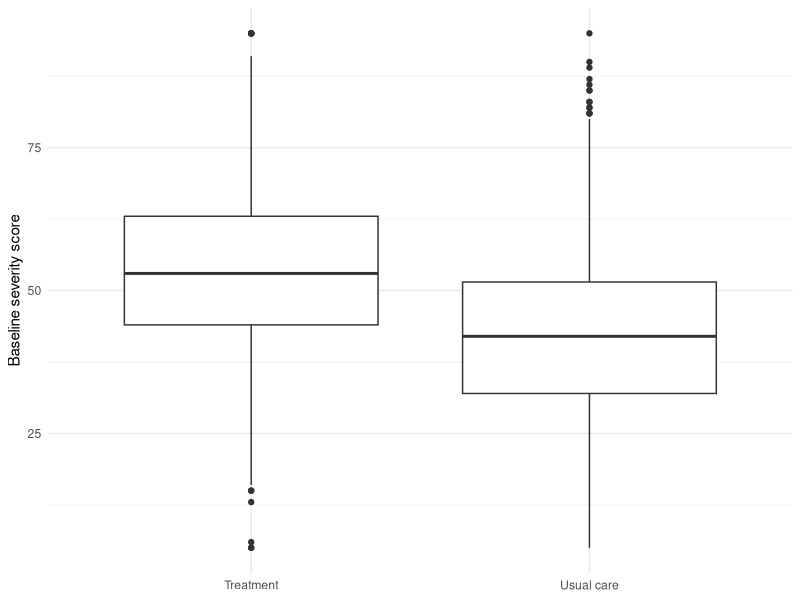

Write R code to recreate this figure.
## ---- chunk 1
library(tidyverse)
library(broom)
theme_set(theme_minimal())
rwe <- read_csv("data/topic04_synthetic.csv", show_col_types = FALSE) |>
  mutate(died = outcome_90_days == "Died")
## ---- chunk 2
crude_risks <- rwe |>
  group_by(treatment_received) |>
  summarise(patients = n(), deaths = sum(died), mortality_risk = mean(died))
crude_risks
## ---- chunk 3
rwe |>
  group_by(treatment_received) |>
  summarise(mean_severity = mean(baseline_severity_score), mean_age = mean(age_years), mean_comorbidity = mean(comorbidity_count))

rwe |>
  ggplot(aes(treatment_received, baseline_severity_score)) +
  geom_boxplot() +
  labs(x = NULL, y = "Baseline severity score")
## ---- chunk 4
rwe <- rwe |>
  mutate(severity_group = cut(baseline_severity_score, c(0, 35, 55, 100), labels = c("Lower", "Middle", "Higher")))

rwe |>
  group_by(severity_group, treatment_received) |>
  summarise(n = n(), mortality_risk = mean(died), .groups = "drop")
## ---- chunk 5
crude_model <- glm(died ~ treatment_received, data = rwe, family = binomial())
adjusted_model <- glm(died ~ treatment_received + baseline_severity_score + age_years + comorbidity_count + healthcare_access, data = rwe, family = binomial())

bind_rows(
  tidy(crude_model, exponentiate = TRUE, conf.int = TRUE) |> mutate(model = "Crude"),
  tidy(adjusted_model, exponentiate = TRUE, conf.int = TRUE) |> mutate(model = "Adjusted")
) |>
  filter(str_detect(term, "treatment_received")) |>
  select(model, term, estimate, conf.low, conf.high, p.value)
